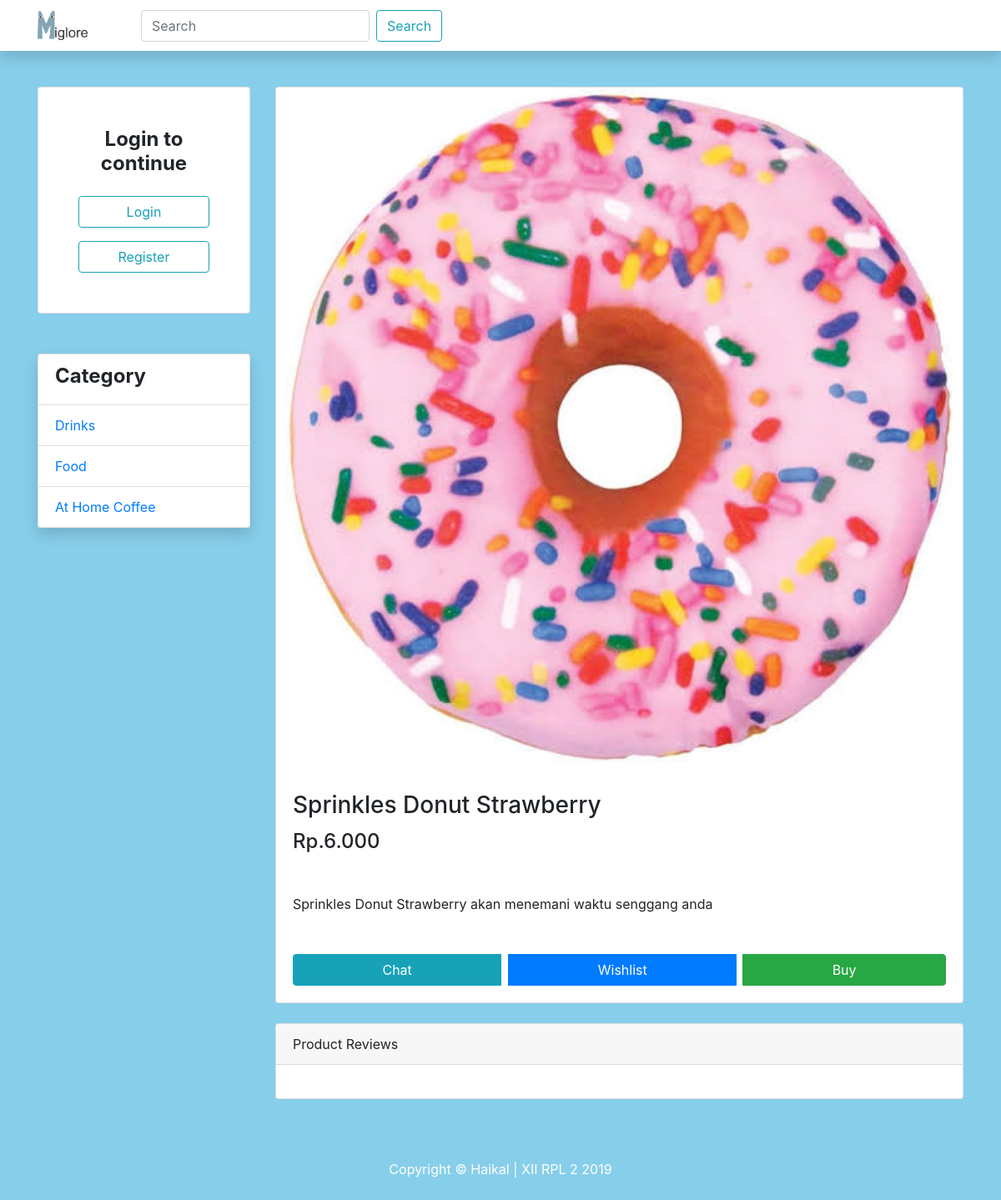
Page /product/view/25 on the committed database.
### tables this page shows
CREATE TABLE `category` (
  `category_id` bigint(20) NOT NULL,
  `category_name` varchar(255) NOT NULL
);

CREATE TABLE `product` (
  `product_id` bigint(20) NOT NULL,
  `product_name` varchar(255) NOT NULL,
  `product_category` int(11) NOT NULL,
  `product_price` varchar(50) NOT NULL,
  `product_stock` int(50) NOT NULL,
  `product_img` text NOT NULL,
  `product_desc` text NOT NULL,
  `product_rating` int(50) NOT NULL,
  `product_purchased` int(50) NOT NULL,
  `product_created_at` timestamp NOT NULL DEFAULT CURRENT_TIMESTAMP,
  `product_update_at` timestamp NULL DEFAULT NULL
);

### application/controllers/Product.php (called while the page is built, shortened)
<?php
class Product extends CI_Controller
{
    public function __construct()
    {
        $this->load->model('dashboard_model');
        $this->load->model('product_model');;
        $this->load->model('user_model');
    }
    public function view($id)
    {
        $data['product'] = $this->product_model->get_Product_detail($id)->row_array();
        $data['category'] = $this->dashboard_model->getAllCategory();
        $data['address'] = $this->user_model->getAllAddress($this->session->userdata('address_id'));
        $data['review'] = $this->product_model->getReview($id);
        $this->load->view('dashboard/layouts/header');
        $this->load->view('dashboard/layouts/navbar');
        $this->load->view('dashboard/layouts/sidebar', $data);
        $this->load->view('dashboard/product', $data);
        $this->load->view('dashboard/layouts/footer');
    }
}

### index.php (called while the page is built, shortened)
<?php
require_once BASEPATH.'core/CodeIgniter.php';

### application/models/Dashboard_Model.php (called while the page is built, shortened)
<?php if (!defined('BASEPATH')) exit('No direct script access allowed');
class Dashboard_Model extends CI_Model
{
    public function getAllCategory()
    {
        return $this->db->get('category')->result_array();
    }
}

### application/models/Product_Model.php (called while the page is built, shortened)
<?php if (!defined('BASEPATH')) exit('No direct script access allowed');
class Product_Model extends CI_Model
{
    public function get_Product_detail($id)
    {
        if (filter_var($id, FILTER_VALIDATE_INT) == true && $id != null) {
            $q = $this->db->get_where('product',array('product_id'=>$id));
            if ($q->num_rows()>0) {
                return $q;
            } else {
                redirect(base_url());
                exit;
            }
        } else {
            redirect(base_url());
            exit;
        }
    }
}

### application/views/dashboard/product.php (the view, shortened to what this page needs)
<div class="col-lg-9 mt-4">
    <div class="card mt-4">
        <img class="card-img-top img-fluid" src="<?= base_url('assets/product/img/') . $product['product_img'] ?>" alt="">
        <div class="card-body">
            <h3 class="card-title"><?= $product['product_name'] ?></h3>
            <h4>Rp.<?= number_format($product['product_price'], 0, ',', '.'); ?></h4>
            <p class="card-text my-5"><?= $product['product_desc'] ?></p>
            <div class="btn-group w-100" role="group" aria-label="Basic example">
                <a href="<?= base_url('transaction/chat/') . $product['product_name'] ?>" target="_blank" class="btn btn-info">Chat</a>
                <a href="<?= base_url('transaction/addWish/') . $product['product_id'] ?>" class="btn btn-primary mx-2">Wishlist</a>
                <button type="button" class="btn btn-success" data-toggle="modal" data-target="#buy" id="buy-btn">Buy</button>
            </div>
        </div>
    </div>
    <div class="card card-outline-secondary my-4">
        <div class="card-header">
            Product Reviews
        </div>
        <div class="card-body">
        </div>
    </div>

### application/views/dashboard/layouts/sidebar.php (shortened to what this page needs)
<div class="container">
    <div class="row">
        <div class="col-lg-3">
            <?php if ($this->session->userdata('logged_in')) : ?>
                <div class="card mt-5 p-5">
                    <img src="<?= base_url('assets/product/user/') . $this->session->userdata('cover_img') ?>" alt="Profile" class="w-100">
                    <h4 class="text-center my-3 text-truncate"><b> <?= $this->session->userdata('user_name') ?></b></h4>
                    <?php if ($this->session->userdata('role') == 1) : ?>
                        <a href="<?= base_url('admin') ?>" class="btn btn-outline-info">Admin</a>
                    <?php else : ?>
                        <a href="<?= base_url('user/profile') ?>" class="btn btn-outline-info">Profile</a>
                        <div class="divinder my-2"></div>
                        <a href="<?= base_url('user/cart') ?>" class="btn btn-outline-info">Shopping Cart</a>
                    <?php endif; ?>
                    <div class="divinder my-2"></div>
                    <a href="<?= base_url('auth/logout') ?>" class="btn btn-outline-danger">Logout</a>
                </div>
            <?php else : ?>
                <div class="card mt-5 p-5">
                    <h4 class="text-center mb-4"><b> Login to continue</b></h4>
                    <a href="<?= base_url('auth/login') ?>" class="btn btn-outline-info">Login</a>
                    <a href="<?= base_url('auth/register') ?>" class="btn btn-outline-info">Register</a>
                </div>
            <?php endif; ?>
            <ul class="list-group shadow mt-5">
                <li href="#" class="list-group-item ">
                    <h4><b>Category</b></h4>
                </li>
                <?php foreach ($category as $key) : ?>
                    <a href="<?= base_url('dashboard/category/') . $key['category_id'] ?>" class="list-group-item"><?= $key['category_name'] ?></a>
                <?php endforeach; ?>
            </ul>
        </div>

### assets/css/shop-homepage.css (style rules this page uses)
body { padding-top: 56px; background-image: url("../img/images.png"); background-repeat: repeat; }

### rows in the picture
category: category_name "Drinks"
category: category_name "Food"
category: category_name "At Home Coffee"
product: product_img (picture), product_name "Sprinkles Donut Strawberry", product_price "6.000", product_desc "Sprinkles Donut Strawberry akan menemani waktu senggang anda"
